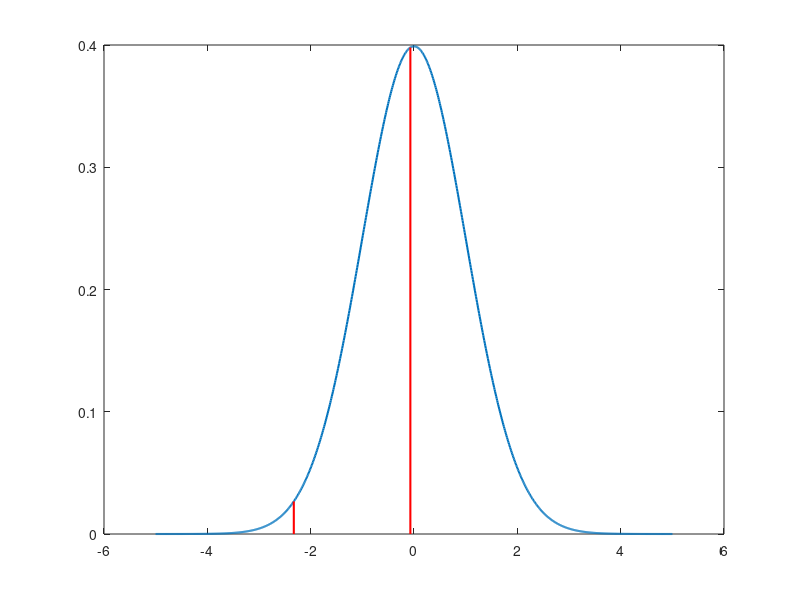

This chart was generated by the following MATLAB code:
%%%%%%%%%%%%%%%%%%%%%%%%%%%%%%%%%%%%%%%%%%%%%%%%%%%%%%%%%%%%%%%%%%%%%%%%%%%
% Case RM 3
%%%%%%%%%%%%%%%%%%%%%%%%%%%%%%%%%%%%%%%%%%%%%%%%%%%%%%%%%%%%%%%%%%%%%%%%%%%
%   INPUT data are stored as:
%
%   1. ZC_curve: Table of risk-free ZC rates (cont. comp. 30/360)
%       Column #1: maturity (year frac)
%       Column #2: MID rate 
%
%   2. Q: Transition matrix for an elementary two-rating-grades Markov Process 
%       Example:
%           To ->         IG    HY     Def
%   From:           IG    74%   25%     1%
%                   HY    35%   60%     5%
%                   Def    0%    0%   100%
%   legend: IG = Investment Grade
%           HY = High Yield
%           Def= Defaulted
%
%   3. Other scalar variables: self-explainig
% 
%    OUTPUT data are stored as:
%
%   4. FV: Column vector with 1-year forward value of 2y z.c. bond,
%      each row correaponding to a rating 
%      (row #1: IG; row #2: HY; row #3: Defaulted)
%      Example: FV = [94.00; 90.00; 45.00]
%   5. A set of scalar variable with self-explanatory names
%   
%%%%%%%%%%%%%%%%%%%%%%%%%%%%%%%%%%%%%%%%%%%%%%%%%%%%%%%%%%%%%%%%%%%%%%%%%%%
% Code
%%%%%%%%%%%%%%%%%%%%%%%%%%%%%%%%%%%%%%%%%%%%%%%%%%%%%%%%%%%%%%%%%%%%%%%%%%%
clear
clc
tic
% risk-free rates
ZC_curve = [1.0 0.05; 2.0 0.05];

% Rating transition matrix
Q = [0.5281	0.4619	0.0100;
     0.3500	0.6000	0.0500;
     0.0000	0.0000	1.0000];

%Recovery rate (\pi according to Schonbucher)
R = 0.40;                        
 
% Two year bond IG
IG_cf_schedule_2y = [0.5 0.0; 1.0 0.0; 1.5 0.0; 2.0 100.0];

% IG Z-spread (scalar, corresponding to a 2y bond)
IG_z_2y = 115/10000;

% IG 1y fwd Z-spread (scalar, corresponding to a 1y bond)
IG_z_1y = 60/10000;

% HY 1y fwd Z-spread (scalar, corresponding to a 1y bond)
HY_z_1y = 300/10000;

% Number of issuers in portfolio
N_issuers = 100;    
%N_issuers = N_issuers * 10; % Uncomment for convergence towards ASRF

% AVR correlation (Schonbucher 10.12) - uncomment for discussion
% rho=0.00;
rho=0.12;
% rho=0.24; 

% Minimum number of Monte Carlo Scenarios
N = 100000;
%N = N *10;        % 1m scenarios
%N = N * 50;       % Uncomment for convergence test (5,000,000 scenarios)


%% Q1: MtM
MtM = exp(-(ZC_curve(2,2)+IG_z_2y)*ZC_curve(2,1)) * IG_cf_schedule_2y(4,2);
disp('––– Q1: MtM of the portfolio –––')
fprintf('MtM of the portfolio: %.2f \n', MtM)
disp(' ')

%% Let's start with all bonds rated IG... (uncomment if needed)
FV = zeros(3,1); 
% ...Investment grade one year from now
FV(1) = exp(-(ZC_curve(1,2)+IG_z_1y)*ZC_curve(1,1)) * IG_cf_schedule_2y(4,2); 
% ...High Yield one year from now...
FV(2) = exp(-(ZC_curve(1,2)+HY_z_1y)*ZC_curve(1,1)) * IG_cf_schedule_2y(4,2); 
% ...Defaulted one year from now
FV(3) = exp(-ZC_curve(1,2)*ZC_curve(1,1)) * R * IG_cf_schedule_2y(4,2) ; 
% Fwd expected value
E_FV = sum(FV' .* Q(1,:));                                      
disp('––– Q2: FV of the portfolio in 1y if no downgrade –––')
fprintf('FV (all IG): %.2f \n', FV(1))
disp(' ')
disp('––– Q3: FV of the portfolio in 1y if downgrade –––')
fprintf('FV (all HY): %.2f \n', FV(2))
disp(' ')

%% Barriers and simulated P/L for a single IG issuer 
opts = optimset('Display','off');
integral_DP = @(b) quadgk(@(x) normpdf(x),-6,b) - Q(1,3);
bD = fsolve(integral_DP,0,opts);                                % Barrier to Def.
integral_down = @(b) quadgk(@(x) normpdf(x),bD,b) - Q(1,2);
bd = fsolve(integral_down,0,opts);                              % Barrier to down (HY)
bu = 1.0e6;                                                     % Barrier to up (never)
L_D = E_FV - FV(3);                 % Loss if default
L_d = E_FV - FV(2);                 % Loss if down
L_i = E_FV - FV(1);                 % Profit if unchanged
L_u = 0;                            % Profit if up (never)

% Barriers (graphical representation)
figure
x=-5:0.01:5;
plot(x,normpdf(x),'linewidth',1.5);
hold on
plot([bD bD],[0, normpdf(bD)],'r','linewidth',1.5);
plot([bd bd],[0, normpdf(bd)],'r','linewidth',1.5);

%% Monte Carlo
% Generate N standard 1-d normal variables (macro-factor)
rng(42)
Y = randn(N,1);    % Realization of the single factor

%% Idiosynchratic Montecarlo
v = rho * Y * ones(1,N_issuers) + sqrt(1-rho^2) * randn(N,N_issuers);

%% Question 4: average number of defaults
D_num = sum( v <= bD , 2 );
D_count = mean(D_num);
disp('––– Q4: Average Number of Defaults –––')
fprintf('Expected defaults: %.2f \n', D_count)
disp(' ')

%% Question 5: average number of downgrade events
d_num = sum( v > bD & v <= bd , 2 );
d_count = mean(d_num);
disp('––– Q5: Average Number of Downgrade –––')
fprintf('Expected defaults: %.2f \n', d_count)
disp(' ')

%% Questions 6 and 7 (and discussion): Credit VaR
i_num = sum( v >= bd & v < bu , 2 );
u_num = sum( v >= bu  , 2 );
L_1 = L_D*D_num;
L_2 = L_D*D_num + L_d*d_num + L_i*i_num + L_u*u_num;
VaR_1 = quantile(L_1,0.999);
disp('––– Q6: Credit VaR –––')
fprintf('Credit VaR: %.2f \n', VaR_1)
disp(' ')
VaR_2 = quantile(L_2,0.999);
disp('––– Q7: Credit VaR –––')
fprintf('Credit VaR: %.2f \n', VaR_2)
disp(' ')
toc
